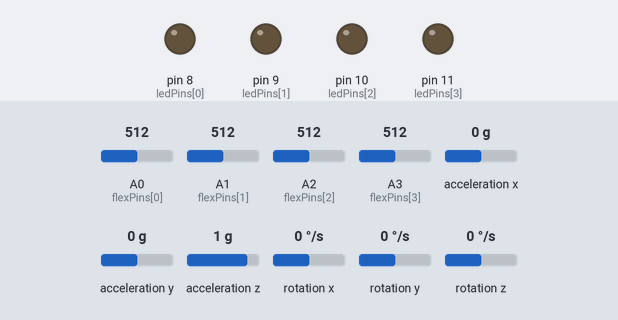
A sketch run on a simulated Arduino Uno, built with avr-gcc and run on an emulated ATmega328P. Shown: output pins drawn as LEDs (lit = HIGH). Dashed ring = blinking. The test bench sets the inputs (shaded band); at power-on: A0 (flexPins[0]) = 512, A3 (flexPins[3]) = 512, A1 (flexPins[1]) = 512, A2 (flexPins[2]) = 512, acceleration x 0 g, acceleration y 0 g, acceleration z 1 g, rotation x 0 °/s, rotation y 0 °/s, rotation z 0 °/s. What the sketch prints to the serial monitor is not drawn.

Above: at 6.6 s.
6.7 s: A0 (flexPins[0]) set to 527
At 7.9 s:
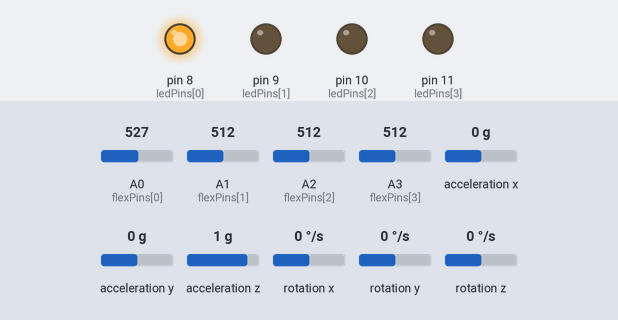
8.2 s: A3 (flexPins[3]) set to 530
At 8.48 s:
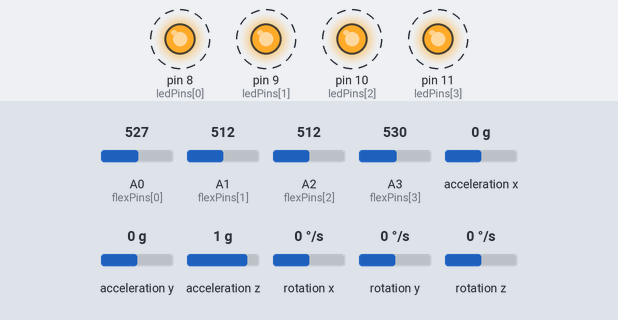
11.2 s: A1 (flexPins[1]) set to 529
At 12.4 s:
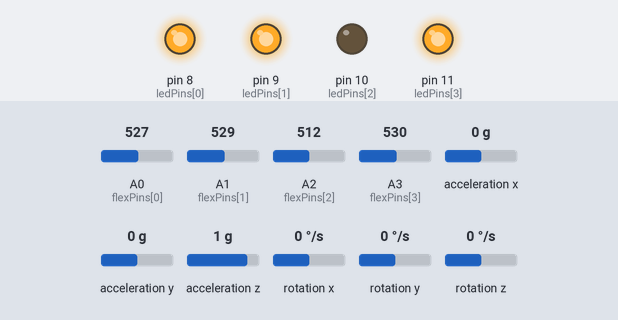
12.7 s: A0 (flexPins[0]) set to 306
At 13.8 s:
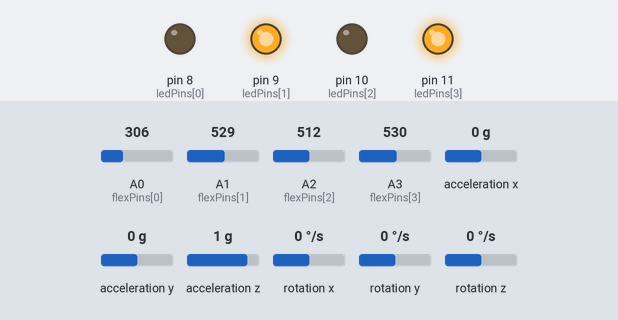
15.7 s: A2 (flexPins[2]) set to 716
At 16.9 s:
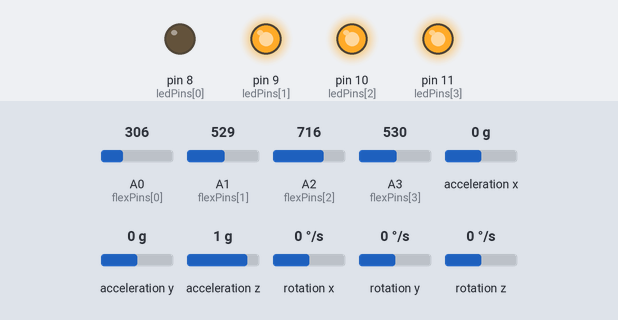
18.7 s: A3 (flexPins[3]) set to 306
At 20.4 s:
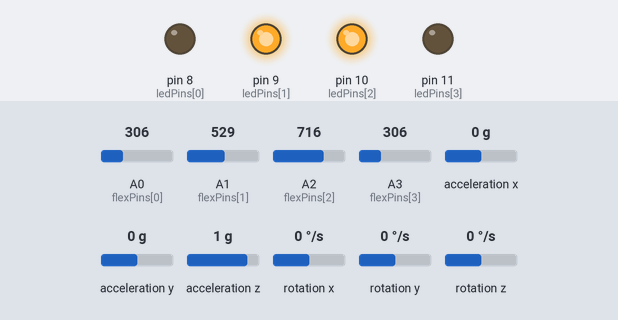
Timing chart, 0 to 21.9 s (numbered marks = the images above; inputs shaded):
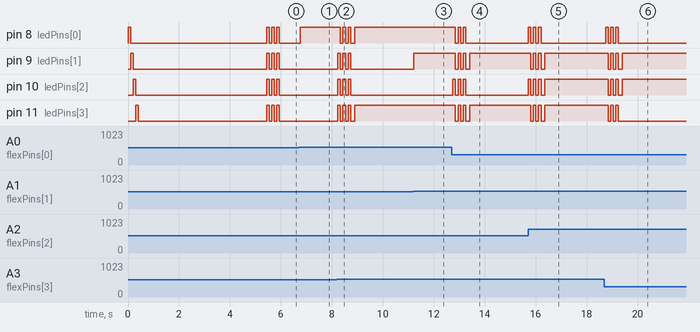

The sketch:

CODE_GANT_a.ino
```cpp
// ***** GANT INTELLIGENT LSF - CAPTEURS FLEX + IMU *****
// Arduino UNO + 4 LEDs + 4 Capteurs Flex + MPU6050
// Détection avancée avec position de la main ET flexion des doigts

#include "I2Cdev.h"
#include "MPU6050.h"
#include "Wire.h"

// ===== CONFIGURATION MPU6050 =====
MPU6050 mpu;
int16_t ax, ay, az, gx, gy, gz;
float angleX, angleY, angleZ;
float gyroX, gyroY, gyroZ;
float dt = 0.01;
float alpha = 0.96;
unsigned long lastIMUTime = 0;

// ===== CONFIGURATION CAPTEURS FLEX =====
int flexPins[4] = {A0, A1, A2, A3};  // Index, Majeur, Annulaire, Auriculaire
int flexVals[4];
int ledPins[4] = {8, 9, 10, 11};
int seuils[4] = {500, 500, 500, 500};
int minVals[4] = {1023, 1023, 1023, 1023};
int maxVals[4] = {0, 0, 0, 0};

// ===== VARIABLES DE GESTION =====
String dernierGeste = "";
unsigned long dernierTemps = 0;
bool calibrationTerminee = false;

// Structure pour définir un geste complet
struct Geste {
  String nom;
  int doigts[4];        // Configuration des doigts (0=tendu, 1=plié)
  float yawMin, yawMax; // Plage d'angle Yaw (rotation Z)
  float pitchMin, pitchMax; // Plage d'angle Pitch (rotation Y)
  float rollMin, rollMax;   // Plage d'angle Roll (rotation X)
  bool checkOrientation;    // Vérifier l'orientation ou pas
};

// ===== BASE DE DONNÉES DES GESTES LSF =====
Geste gestesLSF[] = {
  // LETTRES DE BASE
  {"Lettre A", {0,0,0,0}, -30,30, -30,30, -30,30, false},
  {"Lettre E", {1,1,1,1}, -30,30, -30,30, -30,30, false},

  // LETTRES AVEC ORIENTATION SPÉCIFIQUE
  {"Lettre B (main verticale)", {0,1,1,1}, -20,20, -15,15, 70,110, true},
  {"Lettre C (main courbe)", {0,0,0,0}, 45,135, -30,30, -45,45, true},
  {"Lettre D (index pointé)", {0,1,1,1}, -15,15, -10,40, -20,20, true},
  {"Lettre F (index + pouce)", {0,1,1,1}, -20,20, -20,20, -30,30, true},
  {"Lettre G (index horizontal)", {0,1,1,1}, 80,100, -10,10, -20,20, true},
  {"Lettre H (2 doigts horizontaux)", {0,0,1,1}, 80,100, -10,10, -20,20, true},
  {"Lettre I (auriculaire levé)", {1,1,1,0}, -20,20, -20,20, 70,110, true},
  {"Lettre L (angle droit)", {0,1,1,0}, -20,20, -20,20, -30,30, true},
  {"Lettre V (victoire)", {0,0,1,1}, -20,20, -20,20, 70,110, true},

  // SALUTATIONS ET POLITESSE
  {"BONJOUR (main ouverte vers l'avant)", {0,0,0,0}, -15,15, 20,60, -20,20, true},
  {"BONSOIR (main vers le bas)", {0,0,0,0}, -15,15, -60,-20, -20,20, true},
  {"AU REVOIR (main qui bouge)", {0,0,0,0}, -30,30, 10,50, -30,30, true},
  {"MERCI (main vers soi)", {1,1,1,1}, -20,20, -40,0, -20,20, true},
  {"S'IL VOUS PLAÎT", {0,1,1,0}, -15,15, 30,70, -30,30, true},

  // RÉPONSES COURANTES
  {"OUI (hochement)", {0,0,0,0}, -20,20, 40,80, -20,20, true},
  {"NON (balancement)", {0,0,0,0}, -80,-40, -20,20, -20,20, true},
  {"PEUT-ÊTRE", {0,1,0,1}, -30,30, -10,30, -30,30, true},

  // ÉMOTIONS ET EXPRESSIONS
  {"CONTENT (sourire avec main)", {0,0,0,0}, -15,15, -10,30, 45,75, true},
  {"TRISTE (main vers le bas)", {1,1,1,1}, -15,15, -50,-10, -30,30, true},
  {"COLÈRE (poing serré)", {1,1,1,1}, 60,120, -20,20, -30,30, true},

  // QUESTIONS ET COMMUNICATION
  {"COMMENT ÇA VA ?", {0,0,1,0}, 70,110, -10,30, -20,20, true},
  {"QUI ?", {0,1,1,1}, -15,15, 30,70, -20,20, true},
  {"QUOI ?", {0,0,0,0}, 30,60, 20,60, -30,30, true},
  {"OÙ ?", {0,1,1,1}, 45,90, 10,50, -30,30, true},
  {"QUAND ?", {0,1,0,1}, -30,30, 20,60, 60,90, true},

  // ACTIONS COURANTES
  {"MANGER", {1,0,0,1}, -20,20, -30,10, -45,15, true},
  {"BOIRE", {1,1,1,0}, -15,15, -20,40, 30,70, true},
  {"DORMIR", {0,0,0,0}, 70,110, -40,0, 45,90, true},

  // GESTES DE POINTAGE ET DIRECTION
  {"LÀ-BAS (pointage)", {0,1,1,1}, 45,135, -10,30, -20,20, true},
  {"ICI (vers soi)", {0,1,1,1}, -45,45, -30,10, -20,20, true},
  {"VENIR", {0,0,0,0}, -20,20, -20,20, -90,-45, true},
  {"PARTIR", {0,0,0,0}, -20,20, -20,20, 45,90, true},
};

const int nombreGestes = sizeof(gestesLSF) / sizeof(gestesLSF[0]);

void setup() {
  Serial.begin(115200);
  while (!Serial);

  Serial.println("=== GANT LSF INTELLIGENT v2.0 ===");
  Serial.println("Capteurs Flex + IMU MPU6050");
  Serial.println("==================================");

  // ===== INITIALISATION IMU =====
  #if I2CDEV_IMPLEMENTATION == I2CDEV_ARDUINO_WIRE
    Wire.begin();
    Wire.setClock(400000);
  #endif

  Serial.print("Initialisation MPU6050... ");
  mpu.initialize();

  if (mpu.testConnection()) {
    Serial.println("OK!");
    mpu.setFullScaleGyroRange(MPU6050_GYRO_FS_250);
    mpu.setFullScaleAccelRange(MPU6050_ACCEL_FS_2);
  } else {
    Serial.println("ÉCHEC!");
    Serial.println("Vérifiez les connexions I2C du MPU6050");
    while(1);
  }

  // ===== INITIALISATION LEDs =====
  for (int i = 0; i < 4; i++) {
    pinMode(ledPins[i], OUTPUT);
    digitalWrite(ledPins[i], HIGH);
    delay(100);
    digitalWrite(ledPins[i], LOW);
  }

  Serial.println("LEDs initialisées ✓");

  // ===== CALIBRATION =====
  Serial.println("\n🎯 PHASE DE CALIBRATION (5 secondes)");
  Serial.println("Bougez vos doigts et votre main dans tous les sens...");

  calibrerCapteurs();

  Serial.println("✅ Calibration terminée!");
  Serial.println("\n📊 Format de sortie:");
  Serial.println("Angles(Y,P,R) | Pattern | Geste détecté");
  Serial.println("===========================================");

  calibrationTerminee = true;
  lastIMUTime = millis();
}

void calibrerCapteurs() {
  unsigned long startTime = millis();
  int compteur = 0;

  while (millis() - startTime < 5000) {
    // Affichage du progress
    if (compteur % 100 == 0) {
      int progress = ((millis() - startTime) * 100) / 5000;
      Serial.print("Calibration: ");
      Serial.print(progress);
      Serial.println("%");
    }

    // Calibrer les capteurs flex
    for (int i = 0; i < 4; i++) {
      int val = analogRead(flexPins[i]);
      if (val < minVals[i]) minVals[i] = val;
      if (val > maxVals[i]) maxVals[i] = val;
    }

    compteur++;
    delay(10);
  }

  // Calculer les seuils
  for (int i = 0; i < 4; i++) {
    seuils[i] = (minVals[i] + maxVals[i]) / 2;
  }

  // Afficher les résultats de calibration
  Serial.println("\n📈 Résultats calibration capteurs:");
  String doigtNoms[] = {"Index", "Majeur", "Annulaire", "Auriculaire"};
  for (int i = 0; i < 4; i++) {
    Serial.print(doigtNoms[i]);
    Serial.print(": Min=");
    Serial.print(minVals[i]);
    Serial.print(", Max=");
    Serial.print(maxVals[i]);
    Serial.print(", Seuil=");
    Serial.println(seuils[i]);
  }
}

void loop() {
  if (!calibrationTerminee) return;

  // ===== LECTURE IMU (100Hz) =====
  unsigned long currentTime = millis();
  if (currentTime - lastIMUTime >= 10) {
    dt = (currentTime - lastIMUTime) / 1000.0;
    lastIMUTime = currentTime;

    mpu.getMotion6(&ax, &ay, &az, &gx, &gy, &gz);

    // Convertir gyroscope
    gyroX = gx / 131.0;
    gyroY = gy / 131.0;
    gyroZ = gz / 131.0;

    // Calculer angles accéléromètre
    float accelAngleX = atan2(ay, az) * 180 / PI;
    float denominator = sqrt(ay*ay + az*az);
    float accelAngleY = (denominator > 0.001) ? atan2(-ax, denominator) * 180 / PI : 0;

    // Filtre complémentaire
    angleX = alpha * (angleX + gyroX * dt) + (1 - alpha) * accelAngleX;
    angleY = alpha * (angleY + gyroY * dt) + (1 - alpha) * accelAngleY;
    angleZ += gyroZ * dt;

    // Normaliser angleZ
    while (angleZ > 180) angleZ -= 360;
    while (angleZ < -180) angleZ += 360;
  }

  // ===== LECTURE CAPTEURS FLEX =====
  int etat[4];
  for (int i = 0; i < 4; i++) {
    flexVals[i] = analogRead(flexPins[i]);
    etat[i] = (flexVals[i] > seuils[i]) ? 1 : 0;
    digitalWrite(ledPins[i], etat[i] ? HIGH : LOW);
  }

  // ===== DÉTECTION DE GESTE AVANCÉE =====
  String gesteDetecte = detecterGesteAvance(etat, angleZ, angleY, angleX);

  // ===== AFFICHAGE =====
  if (gesteDetecte != "" && gesteDetecte != dernierGeste &&
      (millis() - dernierTemps > 1500)) {

    // Créer pattern binaire pour debug
    String pattern = "";
    for (int i = 0; i < 4; i++) {
      pattern += String(etat[i]);
    }

    // Affichage formaté
    Serial.print("Angles(");
    Serial.print((int)angleZ); Serial.print(",");
    Serial.print((int)angleY); Serial.print(",");
    Serial.print((int)angleX); Serial.print(") | ");
    Serial.print(pattern);
    Serial.print(" | 🤟 ");
    Serial.println(gesteDetecte);

    dernierGeste = gesteDetecte;
    dernierTemps = millis();

    // Feedback LED
    clignoterConfirmation();
  }

  delay(50); // 20Hz pour l'affichage
}

String detecterGesteAvance(int etat[], float yaw, float pitch, float roll) {
  // Parcourir tous les gestes définis
  for (int i = 0; i < nombreGestes; i++) {
    Geste g = gestesLSF[i];

    // 1. Vérifier la configuration des doigts
    bool doigtsOK = true;
    for (int j = 0; j < 4; j++) {
      if (etat[j] != g.doigts[j]) {
        doigtsOK = false;
        break;
      }
    }

    if (!doigtsOK) continue;

    // 2. Vérifier l'orientation si nécessaire
    if (g.checkOrientation) {
      if (yaw < g.yawMin || yaw > g.yawMax) continue;
      if (pitch < g.pitchMin || pitch > g.pitchMax) continue;
      if (roll < g.rollMin || roll > g.rollMax) continue;
    }

    // Geste trouvé !
    return g.nom;
  }

  return ""; // Aucun geste reconnu
}

void clignoterConfirmation() {
  // Clignotement rapide de confirmation
  for (int i = 0; i < 3; i++) {
    for (int j = 0; j < 4; j++) {
      digitalWrite(ledPins[j], HIGH);
    }
    delay(100);
    for (int j = 0; j < 4; j++) {
      digitalWrite(ledPins[j], LOW);
    }
    delay(100);
  }
}

// Fonction d'aide pour le debug
void afficherStatut() {
  Serial.println("\n=== STATUT CAPTEURS ===");
  Serial.print("IMU Angles - Yaw: ");
  Serial.print(angleZ);
  Serial.print("°, Pitch: ");
  Serial.print(angleY);
  Serial.print("°, Roll: ");
  Serial.print(angleX);
  Serial.println("°");

  Serial.print("Capteurs Flex: ");
  for (int i = 0; i < 4; i++) {
    Serial.print(flexVals[i]);
    Serial.print(" ");
  }
  Serial.println();
  Serial.println("=====================");
}
```

Measured:
- the behaviour switches between 512 and 513 on A0 (flexPins[0]) (found by bisection; images 0 and 1)
- the behaviour switches between 512 and 513 on A3 (flexPins[3]) (found by bisection; images 1 and 2)
- the behaviour switches between 512 and 513 on A1 (flexPins[1]) (found by bisection; images 2 and 3)
- after the input at 6.7 s, pin 8 (ledPins[0]): LOW → HIGH after 0.05 s
- after the input at 8.2 s, pin 8 (ledPins[0]): alternates HIGH for 0.10 s and LOW for 0.10 s, 6 changes in all, then stays HIGH, starting after 0.14 s; pin 9 (ledPins[1]): alternates HIGH for 0.10 s and LOW for 0.10 s, 6 changes in all, then stays LOW, starting at once
- after the input at 11.2 s, pin 9 (ledPins[1]): LOW → HIGH at once
- after the input at 12.7 s, pin 8 (ledPins[0]): alternates HIGH for 0.10 s and LOW for 0.10 s, 5 changes in all, then stays LOW, starting after 0.15 s; pin 9 (ledPins[1]): alternates HIGH for 0.10 s and LOW for 0.10 s, 6 changes in all, then stays HIGH, starting after 0.15 s
- after the input at 15.7 s, pin 8 (ledPins[0]): alternates HIGH for 0.10 s and LOW for 0.10 s, 6 changes in all, then stays LOW, starting at once; pin 9 (ledPins[1]): alternates HIGH for 0.10 s and LOW for 0.10 s, 6 changes in all, then stays HIGH, starting after 0.11 s
- after the input at 18.7 s, pin 8 (ledPins[0]): alternates HIGH for 0.10 s and LOW for 0.10 s, 6 changes in all, then stays LOW, starting at once; pin 9 (ledPins[1]): alternates HIGH for 0.10 s and LOW for 0.10 s, 6 changes in all, then stays HIGH, starting after 0.14 s
